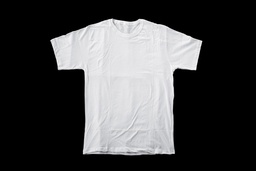
#> input picture images/white_shirt.jpg, 256 x 171 px, shrunk from 2940 x 1960 before the run
$ python hue_region_growing.py
#> lines starting #> are read from the running program, lines starting #| are printed output that depends on the picture; after the words box and inside, x2 and y2 are one past the last pixel; in counts of white or black regions, pixels touching at a corner belong together
import cv2
import numpy as np
from collections import deque
import random
import matplotlib.pyplot as plt


def region_growing(image, seed_point, threshold):
    h, w = image.shape[:2]
    labels = np.zeros((h, w), np.int32)
    label = 1

    image = cv2.GaussianBlur(image, (5, 5), 0)
    hsv_image = cv2.cvtColor(image, cv2.COLOR_BGR2HSV)
    hue_channel = hsv_image[:, :, 0]

    queue = deque([seed_point])
    seed_hue = hue_channel[seed_point[1], seed_point[0]]
    region_hue_avg = seed_hue
    n = 1

    while queue:
        x, y = queue.popleft()
        labels[y, x] = label

        for dx, dy in [(-1, 0), (1, 0), (0, -1), (0, 1)]:
            nx, ny = x + dx, y + dy
            if 0 <= nx < w and 0 <= ny < h and labels[ny, nx] == 0:
                neighbor_hue = hue_channel[ny, nx]
                hue_diff = min(abs(int(neighbor_hue) - int(region_hue_avg)),
                               180 - abs(int(neighbor_hue) - int(region_hue_avg)))
                if hue_diff < threshold:
                    queue.append((nx, ny))
                    labels[ny, nx] = label
                    region_hue_avg = (region_hue_avg * n + neighbor_hue) / (n + 1)
                    n += 1

    return labels


def find_predominant_colors(image, labels):
    hsv_image = cv2.cvtColor(image, cv2.COLOR_BGR2HSV)
    predominant_colors = []
    color_sizes = []

    for label in np.unique(labels):
        if label == 0:
            continue
        mask = (labels == label).astype(np.uint8)
        masked_hsv = cv2.bitwise_and(hsv_image, hsv_image, mask=mask)
        hue_values = masked_hsv[:, :, 0].flatten()
        hue_values = hue_values[hue_values > 0]
        if hue_values.size == 0:
            continue
        hist = cv2.calcHist([hue_values], [0], None, [180], [0, 180])
        predominant_hue_bin = np.argmax(hist)
        predominant_color = np.array([predominant_hue_bin, 255, 255], dtype=np.uint8)
        predominant_color_rgb = cv2.cvtColor(np.array([[predominant_color]], dtype=np.uint8), cv2.COLOR_HSV2RGB)[0][0]
        predominant_colors.append(predominant_color_rgb)
        color_sizes.append(np.sum(mask))

    total_size = np.sum(color_sizes)
    color_percentages = [size / total_size * 100 for size in color_sizes]

    return predominant_colors, color_percentages


def get_random_seed_points(image, num_points=5):
    h, w = image.shape[:2]
    seed_points = [(random.randint(0, w - 1), random.randint(0, h - 1)) for _ in range(num_points)]
    return seed_points


def detect_principal_colors(image_path, num_seed_points=5, threshold=10):
#> called with image_path = './images/white_shirt.jpg', num_seed_points = 5, threshold = 10
    try:
        image = cv2.imread(image_path)
#> image is the input picture: shape (171, 256, 3); mean B, G, R 69.9, 69.1, 69
        if image is None:
            raise FileNotFoundError("Image not found.")
    except Exception as e:
        print("Error:", e)
        return None, None

    seed_points = get_random_seed_points(image, num_seed_points)
#> seed_points = [(197, 107), (20, 66), (248, 103), (155, 122), (183, 149)]
    all_labels = np.zeros(image.shape[:2], np.int32)

    for seed_point in seed_points:
        labels = region_growing(image, seed_point, threshold)
        all_labels = np.maximum(all_labels, labels)
#> this loop made 5 passes
#> (seed_point, seed_hue in region_growing) on passes 1 to 5: ((197, 107), 0), ((20, 66), 0), ((248, 103), 0), ((155, 122), 114), ((183, 149), 0)
#> pass 1, in region_growing, `image = cv2.GaussianBlur(image, (5, 5), 0)`:
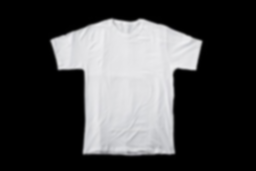
#> image: shape (171, 256, 3); mean of channels 0, 1, 2 69.9, 69.1, 69; drawn as B, G, R
#> pass 1, in region_growing, `hue_channel = hsv_image[:, :, 0]`:
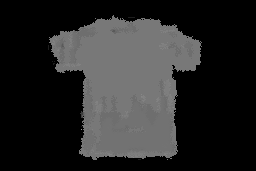
#> hue_channel: shape (171, 256); min 0, max 150, mean 39.4
#> pass 1, in detect_principal_colors, `labels = region_growing(image, seed_point, threshold)`:
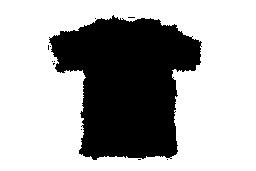
#> labels: shape (171, 256) int32; values 0 (black) and 1 (white), 66.5% white; 11 black regions (10 under 20 px), largest, box (x1, y1, x2, y2) and area: (49, 15, 202, 160) 14662
#> after the loop:
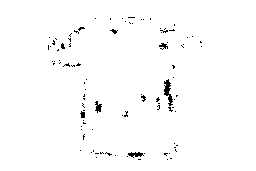
#> all_labels: shape (171, 256) int32; values 0 (black) and 1 (white), 98.6% white; black in thin lines or dots, all inside (x1, y1, x2, y2) = (48, 17, 202, 160)

    predominant_colors, color_percentages = find_predominant_colors(image, all_labels)
#> in find_predominant_colors, `hsv_image = cv2.cvtColor(image, cv2.COLOR_BGR2HSV)`: hsv_image: shape (171, 256, 3); mean H, S, V 38.2, 3, 69.9
#> the loop in find_predominant_colors, `for label in np.unique(labels):` made 2 passes
#> (predominant_hue_bin, predominant_color, predominant_color_rgb) on pass 2: (120, [120, 255, 255], [0, 0, 255])
#> after the loop in find_predominant_colors, `for label in np.unique(labels):`: color_sizes = [43152]; predominant_colors = [[0, 0, 255]]
#> in find_predominant_colors, `total_size = np.sum(color_sizes)`: total_size = 43152
#> in find_predominant_colors, `color_percentages = [size / total_size * 100 for size in color_sizes]`: color_percentages = [100]
#> predominant_colors = [[0, 0, 255]]; color_percentages = [100]
    return predominant_colors, color_percentages


def main():
    image_path = './images/white_shirt.jpg'
    predominant_colors, color_percentages = detect_principal_colors(image_path)
#> predominant_colors = [[0, 0, 255]]; color_percentages = [100]

    if predominant_colors is not None and color_percentages is not None:
        print("Predominant colors:", predominant_colors)
#| Predominant colors: [array([  0,   0, 255], dtype=uint8)]
        print("Color percentages:", color_percentages)
#| Color percentages: [100.0]

        color_labels = [f"Color {i + 1}" for i in range(len(predominant_colors))]
#> color_labels = ['Color 1']
        color_values = [tuple(color) for color in predominant_colors]
#> color_values = [(0, 0, 255)]

        fig, ax = plt.subplots()
        ax.pie(color_percentages, labels=color_labels, colors=np.array(predominant_colors) / 255, autopct='%1.1f%%')
        ax.axis('equal')

        # Make background transparent
        fig.patch.set_alpha(0)
        fig.patch.set_facecolor('none')
        ax.patch.set_alpha(0)
        ax.patch.set_facecolor('none')

        plt.show()
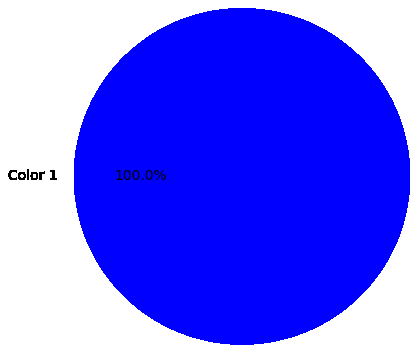
#> figure drawn by matplotlib, 1 panel


if __name__ == "__main__":
    main()
